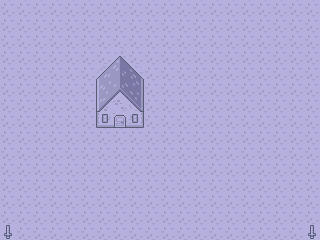

This game map was drawn from its Tiled (.tmx) file and the tilesets committed beside it. A one-line description and the full map source follow:
An orthogonal 20x15 tile map with 16x16 px tiles, 2 tile layers (ground, buildings) and 2 objects (player, collider).

<map version="1.5" tiledversion="1.5.0" orientation="orthogonal" renderorder="right-down" width="20" height="15" tilewidth="16" tileheight="16" infinite="0" nextlayerid="7" nextobjectid="8">
 <editorsettings>
  <export target="level1.json" format="json" />
 </editorsettings>
 <tileset firstgid="1" source="main_tileset.tsx" />
 <layer id="1" name="ground" width="20" height="15">
  <data encoding="csv">
1,1,1,1,1,1,1,1,1,1,1,1,1,1,1,1,1,1,1,1,
1,1,1,1,1,1,1,1,1,1,1,1,1,1,1,1,1,1,1,1,
1,1,1,1,1,1,1,1,1,1,1,1,1,1,1,1,1,1,1,1,
1,1,1,1,1,1,1,1,1,1,1,1,1,1,1,1,1,1,1,1,
1,1,1,1,1,1,1,1,1,1,1,1,1,1,1,1,1,1,1,1,
1,1,1,1,1,1,1,1,1,1,1,1,1,1,1,1,1,1,1,1,
1,1,1,1,1,1,1,1,1,1,1,1,1,1,1,1,1,1,1,1,
1,1,1,1,1,1,1,1,1,1,1,1,1,1,1,1,1,1,1,1,
1,1,1,1,1,1,1,1,1,1,1,1,1,1,1,1,1,1,1,1,
1,1,1,1,1,1,1,1,1,1,1,1,1,1,1,1,1,1,1,1,
1,1,1,1,1,1,1,1,1,1,1,1,1,1,1,1,1,1,1,1,
1,1,1,1,1,1,1,1,1,1,1,1,1,1,1,1,1,1,1,1,
1,1,1,1,1,1,1,1,1,1,1,1,1,1,1,1,1,1,1,1,
1,1,1,1,1,1,1,1,1,1,1,1,1,1,1,1,1,1,1,1,
1,1,1,1,1,1,1,1,1,1,1,1,1,1,1,1,1,1,1,1
</data>
 </layer>
 <layer id="2" name="buildings" width="20" height="15">
  <data encoding="csv">
0,0,0,0,0,0,0,0,0,0,0,0,0,0,0,0,0,0,0,0,
0,0,0,0,0,0,0,0,0,0,0,0,0,0,0,0,0,0,0,0,
0,0,0,0,0,0,0,0,0,0,0,0,0,0,0,0,0,0,0,0,
0,0,0,0,0,0,0,81,0,0,0,0,0,0,0,0,0,0,0,0,
0,0,0,0,0,0,97,98,99,0,0,0,0,0,0,0,0,0,0,0,
0,0,0,0,0,0,114,115,116,0,0,0,0,0,0,0,0,0,0,0,
0,0,0,0,0,0,131,132,133,0,0,0,0,0,0,0,0,0,0,0,
0,0,0,0,0,0,108,110,109,0,0,0,0,0,0,0,0,0,0,0,
0,0,0,0,0,0,0,0,0,0,0,0,0,0,0,0,0,0,0,0,
0,0,0,0,0,0,0,0,0,0,0,0,0,0,0,0,0,0,0,0,
0,0,0,0,0,0,0,0,0,0,0,0,0,0,0,0,0,0,0,0,
0,0,0,0,0,0,0,0,0,0,0,0,0,0,0,0,0,0,0,0,
0,0,0,0,0,0,0,0,0,0,0,0,0,0,0,0,0,0,0,0,
0,0,0,0,0,0,0,0,0,0,0,0,0,0,0,0,0,0,0,0,
127,0,0,0,0,0,0,0,0,0,0,0,0,0,0,0,0,0,0,127
</data>
 </layer>
 <objectgroup id="5" name="objects">
  <object id="1" name="player" type="player" x="0" y="0" width="16" height="16" />
 </objectgroup>
 <objectgroup id="6" name="colliders">
  <object id="7" type="collider" x="95.75" y="55.5" width="47.75" height="60.5" />
 </objectgroup>
</map>
